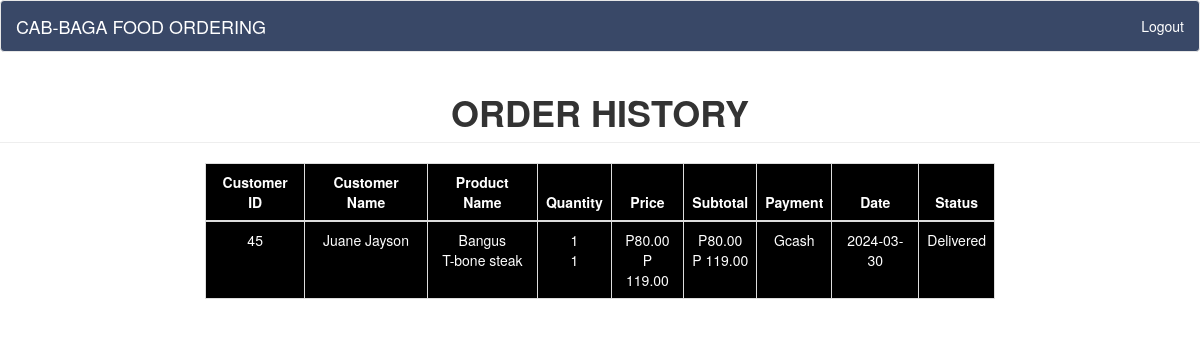
The page /admin/m-his.php on the database its author committed.
### tables this page shows
CREATE TABLE `checkout` (
  `checkout_id` int(255) NOT NULL,
  `checkout_name` varchar(50) NOT NULL,
  `checkout_address` varchar(250) NOT NULL,
  `checkout_product_id` int(11) NOT NULL,
  `checkout_quantity` int(11) NOT NULL,
  `checkout_img` varchar(250) NOT NULL,
  `checkout_united_id` varchar(250) NOT NULL,
  `checkout_date` date NOT NULL DEFAULT current_timestamp(),
  `checkout_status` int(11) NOT NULL,
  `checkout_mode` varchar(20) NOT NULL,
  `checkout_user_id` int(11) NOT NULL,
  `checkout_addons` varchar(20) NOT NULL,
  `checkout_time` time NOT NULL DEFAULT current_timestamp()
);

CREATE TABLE `users` (
  `id` int(255) NOT NULL,
  `username` varchar(50) NOT NULL,
  `email` varchar(50) NOT NULL,
  `password` varchar(50) NOT NULL,
  `create_datetime` datetime NOT NULL DEFAULT current_timestamp(),
  `user` tinyint(4) NOT NULL,
  `contact_name` text NOT NULL,
  `contact_address` text NOT NULL,
  `contact_number` text NOT NULL
);

### admin/m-his.php (the view, shortened to what this page needs)
<?php include_once("include/navbar.php")?>
<?php include_once("../db.php");
?>
	<h1 class="page-header text-center"><b>ORDER HISTORY</b></h1>
	<div class="row">
		<div class="col-sm-8 col-sm-offset-2">
			<table class="table table-bordered text-center tble" style="background-color:black;">
				<thead style="color:white;">
					<th class="text-center">Customer ID</th>
					<th class="text-center">Customer Name</th>
					<th class="text-center">Product Name</th>
					<th class="text-center">Quantity</th>
					<th class="text-center">Price</th>
					<th class="text-center">Subtotal</th>
					<th class="text-center">Payment</th>
					<th class="text-center">Date</th>
					<th class="text-center">Status</th>
				</thead>
				<tbody>
				<?php
					$select="SELECT a.*,SUM((b.price*a.checkout_quantity)) as total_price
					,SUM(a.checkout_quantity) as total_qty
					,b.price as prodprice,c.id as customer_id
					,SUM(a.checkout_addons) as addons,
					GROUP_CONCAT( b.title SEPARATOR ', ') as grp_title,
					GROUP_CONCAT( b.price SEPARATOR ', ') as grp_price,
					GROUP_CONCAT( a.checkout_quantity SEPARATOR ', ') as grp_quantity,
					GROUP_CONCAT( a.checkout_quantity*b.price SEPARATOR ', ') as grp_sub_total
					FROM `checkout` as a
					LEFT JOIN tbl_product as b
					ON a.checkout_product_id = b.id
					LEFT JOIN users as c
					ON a.checkout_user_id = c.id
					WHERE a.checkout_status='3' or a.checkout_status='4'
					GROUP BY checkout_united_id
					ORDER BY a.checkout_id desc;";
					$result = $con->query($select);
					if ($result->num_rows > 0) {
					while($row = $result->fetch_assoc()) { ?>
				<tr style="color:white;">
					<td><?php echo $row["customer_id"]; ?></td>
					<td><?php echo ucfirst($row["checkout_name"]); ?></td>
					<td><?php spliterist($row["grp_title"],'str') ?></td>
					<td><?php spliterist($row["grp_quantity"],'str') ?></td>
					<td><?php spliterist($row["grp_price"],'num') ?></td>
					<td><?php spliterist($row["grp_sub_total"],'num') ?></td>
					<td><?php echo $row["checkout_mode"]; ?></td>
					<td><?php echo $row["checkout_date"]; ?></td>
					<td class="text-primary" style="color:white;"><?php
					if($row["checkout_status"]==3){
						echo"Delivered";
					} else if($row["checkout_status"]==4){
						echo "Canceled";
					}
					?></td>
				</tr>
				<?php
					}
					} else {
					echo "<tr><td colspan='10'>0 results</td></tr>";
					}
				?>
				</tbody>
			</table>
		</div>
	</div>
	</body>
</html>
<?php
function spliterist($array,$type){
	$titles = explode(",", $array);
	foreach ($titles as $title) {
		if($type=="str"){
			echo $title.'<br>';
		}
		else if($type=="num"){
				echo 'P'.$title.'<br>';
		}
		else if($type=="img"){
			echo '<a href="look.php?image='.trim($title).'" target="_blank">Image</a><br>';
		}
	}
}
?>

### rows shown on the page
checkout: users.id "45", checkout_name "Juane Jayson", title "Bangus", title "T-bone steak", title "1", title "80.00", title "119.00", checkout_mode "Gcash", checkout_date "2024-03-30", checkout_status "Delivered"
